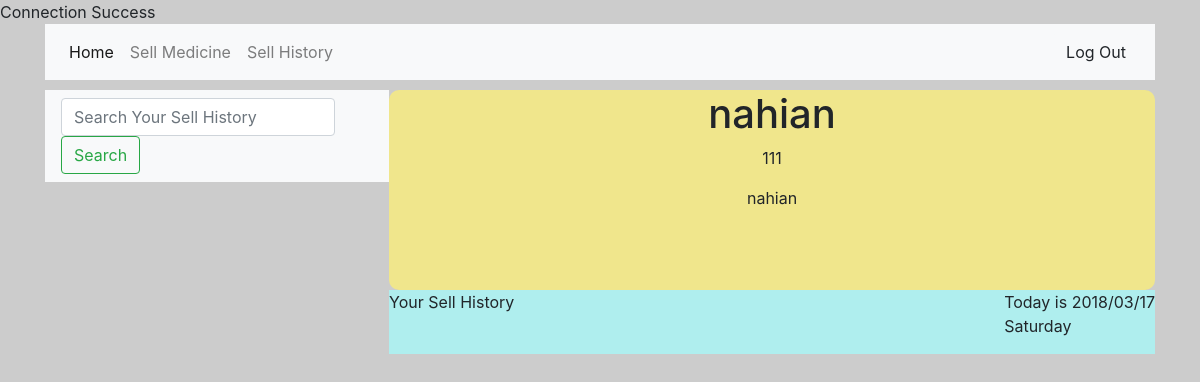
/Pharma_3.php (signed in), run on an earlier commit of the app's database.
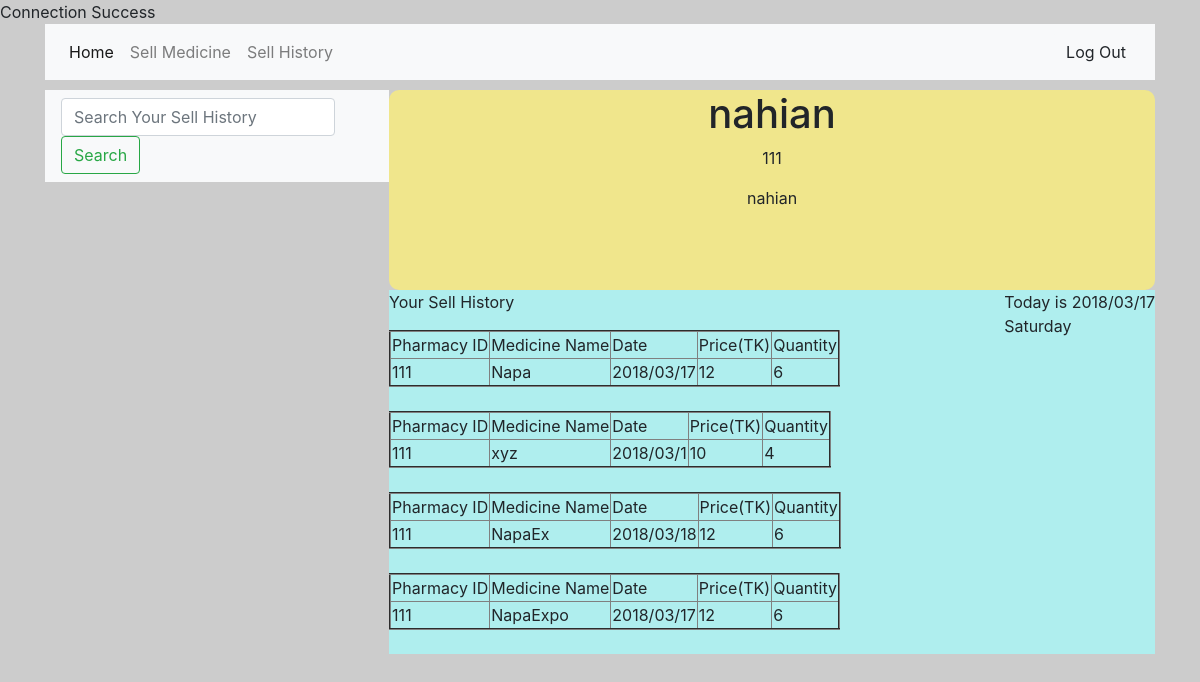
And on a later commit of the database.
### tables this page shows
CREATE TABLE `sell_history` (
  `id` int(11) NOT NULL,
  `PatientNID` varchar(100) NOT NULL,
  `pharma_id` varchar(100) NOT NULL,
  `MedicineName` varchar(200) NOT NULL,
  `date` varchar(100) NOT NULL,
  `price` float NOT NULL,
  `quantity` int(10) NOT NULL
);

### Pharma_3.php (the view, shortened to what this page needs)
<!doctype html>
<html lang="en">
  <head>
    <link rel="stylesheet" href="css/bootstrap.min.css">
  </head>
  <body>
   <?php
   $pharmacy_id=$_SESSION["pharmacy_id"] ;
   $pharmacy_name=$_SESSION["pharmacy_name"];
   $pharmacy_owner=$_SESSION["pharmacy_owner"];
   include "connection.php";
   ?>
<div class=container>
<div class="manuber">
<nav class="navbar navbar-expand-lg navbar-light bg-light">
  <div class="collapse navbar-collapse" id="navbarTogglerDemo01">
    <ul class="navbar-nav mr-auto mt-2 mt-lg-0">
      <li class="nav-item active">
        <a class="nav-link" href="Pharma_1.php">Home <span class="sr-only">(current)</span></a>
      </li>
      <li class="nav-item">
        <a class="nav-link" href="Pharma_2.php">Sell Medicine</a>
      </li>
      <li class="nav-item">
        <a class="nav-link" href="Pharma_3.php">Sell  History</a>
      </li>
    </ul>
    <form method="POST" action="logout.php">
      <button type="submit" class="btn btn-light" name="">Log Out</button>
    </form>
  </div>
</div>
<div class="pharma_Name">
  <h1><?php  echo $pharmacy_name;  ?></h1>
  <p><?php  echo $pharmacy_id;  ?></p>
<p><?php  echo $pharmacy_owner;  ?></p>
</div>
<div class="c2">
<div class="Date">
  <p><?php
echo "Today is " . date("Y/m/d") . "<br>";
echo  date("l");
?></p>
</div>
  <p>Your Sell History</p>
  <?php
$query=("select * from sell_history where pharma_id ='$pharmacy_id' ");
$result=mysqli_query($connection,$query);
if ($result) {
  while ($row = mysqli_fetch_array($result)) {
  echo " <table border='2'>
  <tr> <td>Pharmacy ID</td><td>Medicine Name</td><td>Date</td><td>Price(TK)</td><td>Quantity</td>
  </tr>
   <tr> <td>".$row["pharma_id"]."</td><td>".$row["MedicineName"]."</td> <td>".$row["date"]."</td><td>".$row["price"]."</td><td>".$row["quantity"]."</td></tr>
</table>
<br>
 ";
  }
}
else{
  echo "<h6 >NO RECORD FOUND</h6>";
}
?>
</div>
<div class="slideber">
  <nav class="navbar navbar-light bg-light">
  <form class="form-inline" method="POST">
    <input class="form-control mr-sm-2" type="search" placeholder="Search Your Sell History" aria-label="Search" name="search">
    <button class="btn btn-outline-success my-2 my-sm-0" type="submit" name="button">Search</button>
  </form>
</nav>
</div>
</div>
  </body>
</html>

### connection.php (shortened to what this page needs)
<?php
if(mysqli_connect_errno()){
	die("Error fix please!");
	}
else{
	echo "Connection Success<br>";
	}
?>

What changed in the data, as far as the page shows it:
added sell_history: pharma "111", MedicineName "Napa", date "2018/03/17", price "12", quantity "6"
added sell_history: pharma "111", MedicineName "xyz", date "2018/03/1", price "10", quantity "4"
added sell_history: pharma "111", MedicineName "NapaEx", date "2018/03/18", price "12", quantity "6"
added sell_history: pharma "111", MedicineName "NapaExpo", date "2018/03/17", price "12", quantity "6"
